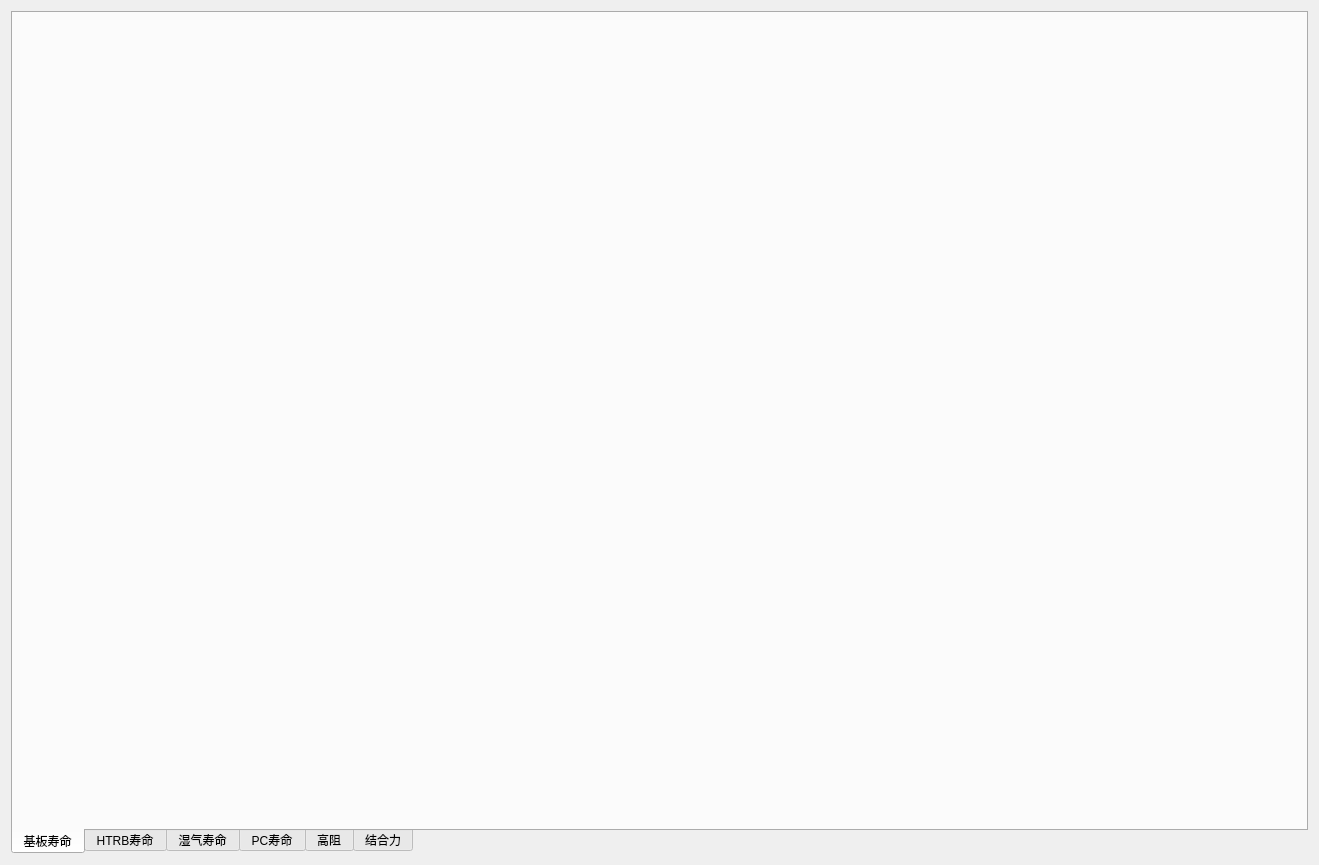
<?xml version="1.0" encoding="UTF-8"?>
<ui version="4.0">
 <class>LifeModelPage</class>
 <widget class="QWidget" name="LifeModelPage">
  <property name="geometry">
   <rect>
    <x>0</x>
    <y>0</y>
    <width>1319</width>
    <height>865</height>
   </rect>
  </property>
  <property name="windowTitle">
   <string>LifeModelPage</string>
  </property>
  <layout class="QVBoxLayout" name="verticalLayout">
   <item>
    <widget class="QTabWidget" name="tabWidget">
     <property name="tabPosition">
      <enum>QTabWidget::TabPosition::South</enum>
     </property>
     <property name="tabShape">
      <enum>QTabWidget::TabShape::Rounded</enum>
     </property>
     <property name="currentIndex">
      <number>0</number>
     </property>
     <property name="elideMode">
      <enum>Qt::TextElideMode::ElideNone</enum>
     </property>
     <property name="tabsClosable">
      <bool>false</bool>
     </property>
     <property name="movable">
      <bool>true</bool>
     </property>
     <property name="tabBarAutoHide">
      <bool>false</bool>
     </property>
     <widget class="QWidget" name="tab">
      <attribute name="title">
       <string>基板寿命</string>
      </attribute>
     </widget>
     <widget class="QWidget" name="tab_2">
      <attribute name="title">
       <string>HTRB寿命</string>
      </attribute>
     </widget>
     <widget class="QWidget" name="tab_3">
      <attribute name="title">
       <string>湿气寿命</string>
      </attribute>
     </widget>
     <widget class="QWidget" name="tab_4">
      <attribute name="title">
       <string>PC寿命</string>
      </attribute>
     </widget>
     <widget class="QWidget" name="tab_5">
      <attribute name="title">
       <string>高阻</string>
      </attribute>
     </widget>
     <widget class="QWidget" name="tab_6">
      <attribute name="title">
       <string>结合力</string>
      </attribute>
     </widget>
    </widget>
   </item>
  </layout>
 </widget>
 <resources/>
 <connections/>
</ui>
